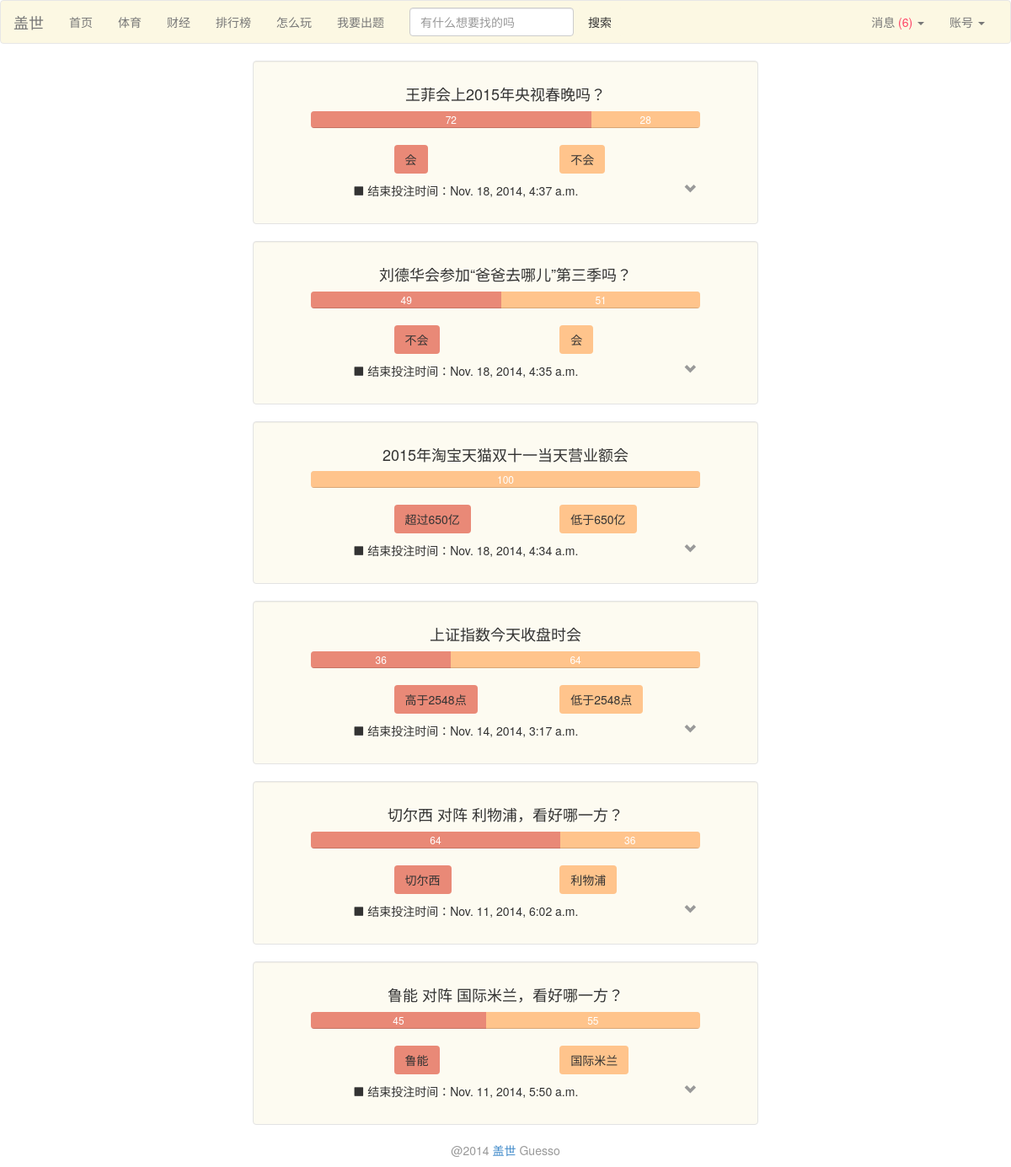
The app's page /home (signed in) with its own data.
### Guess/models.py (models this page shows)
class Game(models.Model):
	index = models.IntegerField()
	headline = models.TextField()
	begin = models.DateTimeField(auto_now_add=True)
	expire = models.DateTimeField()
	name_home = models.CharField(max_length=30)
	price_home = models.IntegerField(default=50)
	num_home = models.IntegerField(default=0)
	name_away = models.CharField(max_length=30)
	price_away = models.IntegerField(default=50)
	num_away = models.IntegerField(default=0)
	outcome = models.BooleanField(default=False)   # True means home wins and vice versa
	ended = models.BooleanField(default=False)
	event = models.IntegerField()
	is_primary = models.IntegerField(default=0)
	game_type = models.CharField(max_length=50)
	class Meta:
		ordering = ('expire',)

### Guess/views.py (the view)
# urls.py: url(r'^home$', 'Guess.views.home', name='home'),
def home(request):
	return render_main(request, 'home')

### Guess/views.py (called while the page is built)
def render_main(request, url, game_type=None):
	if not request.user.is_authenticated():
		return redirect(reverse('login'))
	if game_type is None:
		temps = Game.objects.filter(ended=False).order_by('-event','-is_primary')
	else:
		temps = Game.objects.filter(ended=False,game_type=game_type).order_by('-event','-is_primary')
	gamess = game_choose_and_sort(temps)
	cur_person = Person.objects.get(user=request.user)
	if request.method == 'POST':
		if 'marked_all_as_read' in request.POST:
			marked_all_as_read(cur_person)
		for cur_game in temps:
			accept_bet(request, cur_person, cur_game)
		return redirect(reverse(url))
	else:
		para = {}
		para['gamess'] = gamess
		para = encap_para(para, cur_person)
		return render(request, 'home.html', para)

def game_choose_and_sort(temps):
	gamess = []
	games = []
	flag = 0
	for p in temps:
		if flag == 0:
			event = p.event
			flag = 1
		elif p.event != event:
			event = p.event
			gamess.append(games)
			games = []
		games.append(p)
	gamess.append(games)
	return gamess

def find_unread(person):
	return Message.objects.filter(owner=person, read=False)

def encap_para(para,person):
	messages = find_unread(person)
	para['unread'] = len(messages)
	para['messages'] = messages
	return para

### Guess/templates/home.html (shortened to what this page needs)
{% load bootstrap3 %}
{% load profile_tag %}
{% include "nav_bar.html" %}
<body>
{% for games in gamess %}
{% if forloop.counter == 1 %}
<div class="well well-frame-c1 col-md-6 col-md-offset-3">
{% elif forloop.counter == 2 %}
<div class="well well-frame-c1 col-md-6 col-md-offset-3">
{% elif forloop.counter == 3 %}
<div class="well well-frame-c1 col-md-6 col-md-offset-3">
{% elif forloop.counter == 4 %}
<div class="well well-frame-c1 col-md-6 col-md-offset-3">
{% elif forloop.counter == 5 %}
<div class="well well-frame-c1 col-md-6 col-md-offset-3">
{% elif forloop.counter == 6 %}
<div class="well well-frame-c1 col-md-6 col-md-offset-3">
{% elif forloop.counter == 7 %}
<div class="well well-frame-c1 col-md-6 col-md-offset-3">
{% elif forloop.counter == 8 %}
<div class="well well-frame-c1 col-md-6 col-md-offset-3">
{% elif forloop.counter == 9 %}
<div class="well well-frame-c1 col-md-6 col-md-offset-3">
{% elif forloop.counter == 10 %}
<div class="well well-frame-c1 col-md-6 col-md-offset-3">
{% endif %}
{% for game in games %}
{% if forloop.first %}
<div class = "row">
    <div class="col-md-10 col-md-offset-1">
        {% if game.game_type == "财经" %}
            <h4 class="text-center">{{ game.headline }}</h4>
        {% elif game.game_type == "体育" %}
            <h4 class="text-center">{{ game.name_home }} 对阵 {{ game.name_away }}，看好哪一方？</h4>
        {% endif %}
        <div class="progress">
            <div class="progress-bar progress-bar-c1" style="width: {{ game.price_home }}%">{{ game.price_home }}</div>
            <div class="progress-bar progress-bar-c2" style="width: {{ game.price_away }}%">{{ game.price_away }}</div>
        </div>
    </div>
</div>
<div class="row">
    <form method="POST">
         <div class="col-md-1 col-md-offset-3 spacer"><input class="btn progress-bar-c1" type="submit" value={{ game.name_home }} name="h:{{ game.pk }}" onclick="on_submit(event)"/></div>
         <div class="col-md-1 col-md-offset-3 spacer"><input class="btn progress-bar-c2" type="submit" value={{ game.name_away }} name="a:{{ game.pk }}" onclick="on_submit(event)"/></div>
         <p class="col-md-8 col-md-offset-2"><i class="glyphicon glyphicon-stop"></i> 结束投注时间：{{ game.expire }}</p>
         <div class="col-xs-1 col-sm-1 col-md-1 col-lg-1 dropdown-user"  data-for=".{{ game.pk }}">
                <i class="glyphicon glyphicon-chevron-down text-muted"></i>
         </div>
                                    {% endif %}
{% endfor %}
    </form>
</div>
</div>
{% endfor %}
{% include "footer.html" %}
</body>

### Guess/templates/home.html (style rules this page uses)
.spacer { margin-bottom: 10px; }
.progress-bar-c1 { background: rgba(233, 137,119 , 1); }
.progress-bar-c2 { background: rgba(255,196,140,1); }
.well-frame-c1 { background: rgba(252,248,227,0.5); }

### records on screen
Game: headline "王菲会上2015年央视春晚吗？", price_home "72", price_away "28", name_home "会", name_away "不会", expire "Nov. 18, 2014, 4:37 a.m."
Game: headline "刘德华会参加“爸爸去哪儿”第三季吗？", price_home "49", price_away "51", name_home "不会", name_away "会", expire "Nov. 18, 2014, 4:35 a.m."
Game: headline "2015年淘宝天猫双十一当天营业额会", price_away "100", name_home "超过650亿", name_away "低于650亿", expire "Nov. 18, 2014, 4:34 a.m."
Game: headline "上证指数今天收盘时会", price_home "36", price_away "64", name_home "高于2548点", name_away "低于2548点", expire "Nov. 14, 2014, 3:17 a.m."
Game: name_home "切尔西", name_away "利物浦", price_home "64", price_away "36", expire "Nov. 11, 2014, 6:02 a.m."
Game: name_home "鲁能", name_away "国际米兰", price_home "45", price_away "55", expire "Nov. 11, 2014, 5:50 a.m."

### other values on screen
{{ unread }} "6"
